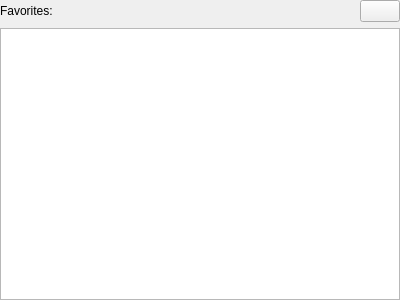
<?xml version="1.0" encoding="UTF-8"?>
<ui version="4.0">
 <class>FavoriteWidget</class>
 <widget class="QWidget" name="FavoriteWidget">
  <property name="geometry">
   <rect>
    <x>0</x>
    <y>0</y>
    <width>400</width>
    <height>300</height>
   </rect>
  </property>
  <property name="windowTitle">
   <string>Form</string>
  </property>
  <layout class="QVBoxLayout" name="verticalLayout">
   <property name="leftMargin">
    <number>0</number>
   </property>
   <property name="topMargin">
    <number>0</number>
   </property>
   <property name="rightMargin">
    <number>0</number>
   </property>
   <property name="bottomMargin">
    <number>0</number>
   </property>
   <item>
    <layout class="QHBoxLayout" name="horizontalLayout">
     <property name="spacing">
      <number>6</number>
     </property>
     <item>
      <widget class="QLabel" name="label">
       <property name="text">
        <string>Favorites:</string>
       </property>
      </widget>
     </item>
     <item>
      <spacer name="horizontalSpacer">
       <property name="orientation">
        <enum>Qt::Horizontal</enum>
       </property>
       <property name="sizeHint" stdset="0">
        <size>
         <width>40</width>
         <height>0</height>
        </size>
       </property>
      </spacer>
     </item>
     <item>
      <widget class="QPushButton" name="refreshStatusButton">
       <property name="text">
        <string/>
       </property>
       <property name="icon">
        <iconset resource="icons.qrc">
         <normaloff>:/icons/icons/refresh.png</normaloff>:/icons/icons/refresh.png</iconset>
       </property>
       <property name="iconSize">
        <size>
         <width>24</width>
         <height>24</height>
        </size>
       </property>
      </widget>
     </item>
    </layout>
   </item>
   <item>
    <widget class="QListWidget" name="favListWidget">
     <property name="dragDropMode">
      <enum>QAbstractItemView::InternalMove</enum>
     </property>
    </widget>
   </item>
  </layout>
 </widget>
 <resources>
  <include location="icons.qrc"/>
 </resources>
 <connections/>
</ui>
